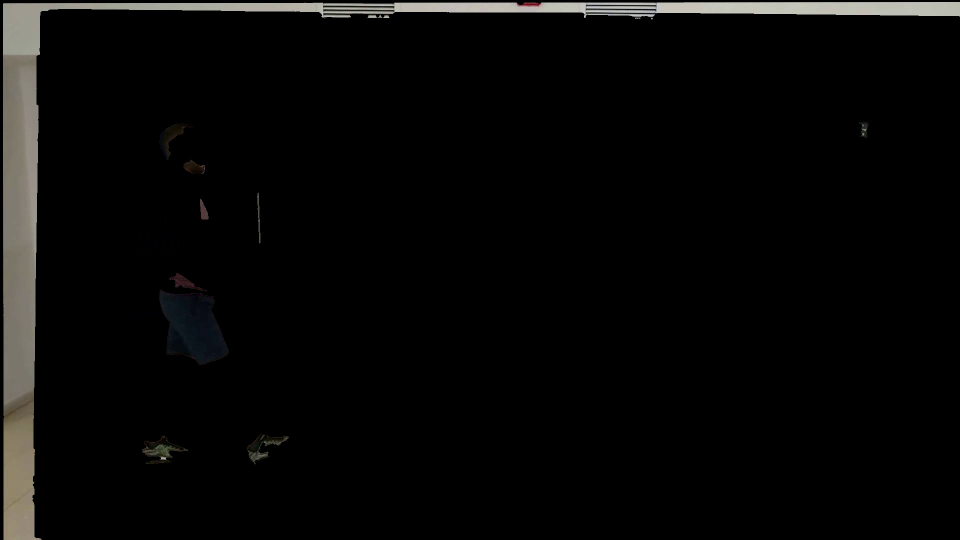
#> input picture frame 20 of Temp/extracted_fixed_median_318452364_207767021.avi, 1920 x 1080 px, given in place of multi_pattern_matted_same_dim.avi, which was not available (shown at 1/2 size)
$ python tracking.py
#> lines starting #> are read from the running program, lines starting #| are printed output that depends on the picture; after the words box and inside, x2 and y2 are one past the last pixel; in counts of white or black regions, pixels touching at a corner belong together; pictures that were not available may be replaced by others from this repository, and a replacement may not be noted
import cv2
import numpy as np
import json
import os

class AdaptivePersonTracker:
    def __init__(self, bbox=None):
        self.current_bbox = bbox
        self.target_histogram = None
        self.convergence_criteria = (cv2.TERM_CRITERIA_EPS | cv2.TERM_CRITERIA_COUNT, 15, 1)
        self.bbox_history = []  # Track recent positions for stabilization
        self.stability_weight = 0.4
        self.confidence_threshold = 0.6
        self.max_movement_threshold = 120

    def setup_tracking(self, frame, initial_bbox):
        """Set up tracker with initial bounding box"""
        x, y, w, h = initial_bbox
        self.current_bbox = (x, y, w, h)
        self.bbox_history = [initial_bbox] * 3

        # Extract region of interest with padding to get more context
        padding = 10
        roi_x = max(0, x - padding)
        roi_y = max(0, y - padding)
        roi_w = min(frame.shape[1] - roi_x, w + 2 * padding)
        roi_h = min(frame.shape[0] - roi_y, h + 2 * padding)

        roi_region = frame[roi_y:roi_y + roi_h, roi_x:roi_x + roi_w]
        hsv_roi = cv2.cvtColor(roi_region, cv2.COLOR_BGR2HSV)

        # More conservative mask to focus on skin tones and clothing
        roi_mask = cv2.inRange(hsv_roi, np.array((0., 60., 32.)), np.array((180., 255., 255.)))

        # Compute target histogram with more bins for better discrimination
        self.target_histogram = cv2.calcHist([hsv_roi], [0, 1], roi_mask, [50, 60], [0, 180, 0, 256])
        cv2.normalize(self.target_histogram, self.target_histogram, 0, 255, cv2.NORM_MINMAX)

    def validate_movement(self, new_bbox):
        """Check if movement is reasonable to prevent large jumps"""
        if not self.bbox_history:
            return new_bbox

        last_bbox = self.bbox_history[-1]

        # Calculate movement distance
        center_old = (last_bbox[0] + last_bbox[2] // 2, last_bbox[1] + last_bbox[3] // 2)
        center_new = (new_bbox[0] + new_bbox[2] // 2, new_bbox[1] + new_bbox[3] // 2)

        movement_distance = np.sqrt((center_new[0] - center_old[0]) ** 2 + (center_new[1] - center_old[1]) ** 2)

        # If movement is too large, limit it
        if movement_distance > self.max_movement_threshold:
            # Scale down the movement
            scale_factor = self.max_movement_threshold / movement_distance

            new_center_x = int(center_old[0] + (center_new[0] - center_old[0]) * scale_factor)
            new_center_y = int(center_old[1] + (center_new[1] - center_old[1]) * scale_factor)

            # Keep original size but adjust position
            corrected_bbox = (
                new_center_x - new_bbox[2] // 2,
                new_center_y - new_bbox[3] // 2,
                new_bbox[2],
                new_bbox[3]
            )
            return corrected_bbox

        return new_bbox

    def stabilize_position(self, new_bbox):
        """Apply heavy temporal smoothing to reduce tracking jitter"""
        if len(self.bbox_history) == 0:
            return new_bbox

        # Validate movement first
        validated_bbox = self.validate_movement(new_bbox)

        # Use weighted average of fewer previous frames for responsiveness
        num_history = min(len(self.bbox_history), 3)

        # Calculate weighted average position with more weight on recent frames
        total_weight = 0
        avg_x = avg_y = avg_w = avg_h = 0

        for i in range(num_history):
            weight = (i + 1) ** 2 / num_history  # Exponential weight favoring recent frames
            bbox = self.bbox_history[-(i + 1)]

            avg_x += bbox[0] * weight
            avg_y += bbox[1] * weight
            avg_w += bbox[2] * weight
            avg_h += bbox[3] * weight
            total_weight += weight

        # Normalize
        avg_x /= total_weight
        avg_y /= total_weight
        avg_w /= total_weight
        avg_h /= total_weight

        # Moderate smoothin
        stable_x = int(avg_x * self.stability_weight + validated_bbox[0] * (1 - self.stability_weight))
        stable_y = int(avg_y * self.stability_weight + validated_bbox[1] * (1 - self.stability_weight))
        stable_w = int(avg_w * self.stability_weight + validated_bbox[2] * (1 - self.stability_weight))
        stable_h = int(avg_h * self.stability_weight + validated_bbox[3] * (1 - self.stability_weight))

        stabilized_bbox = (stable_x, stable_y, stable_w, stable_h)

        # Maintain shorter history buffer for more responsiveness
        self.bbox_history.append(stabilized_bbox)
        if len(self.bbox_history) > 5:
            self.bbox_history.pop(0)

        return stabilized_bbox

    def track_next_frame(self, frame):
        """Track person in next frame with improved stability"""
        hsv_frame = cv2.cvtColor(frame, cv2.COLOR_BGR2HSV)

        # Use both H and S channels for better tracking
        probability_map = cv2.calcBackProject([hsv_frame], [0, 1], self.target_histogram, [0, 180, 0, 256], 1)

        # Light smoothing to the probability map
        probability_map = cv2.GaussianBlur(probability_map, (3, 3), 0)

        # Use meanshift algorithm for tracking with more responsive criteria
        _, raw_bbox = cv2.meanShift(probability_map, self.current_bbox, self.convergence_criteria)

        x, y, w, h = raw_bbox
        raw_position = (x, y, w, h)

        # Apply heavy position stabilization
        final_position = self.stabilize_position(raw_position)

        # Update current position
        self.current_bbox = final_position

        return final_position


def process_video_tracking(input_video, output_video, tracking_json, start_bbox):
    """
    Main function to track person through video with improved stability

    Parameters:
        input_video: Path to input video file
        output_video: Path to save annotated video
        tracking_json: Path to save tracking coordinates
        start_bbox: Initial bounding box (x, y, w, h). Required parameter.
    """
#> called with output_video = 'Outputs/stable_histogram_tracking.avi', tracking_json = 'Outputs/stable_tracking.json', start_bbox = (90, 210, 330, 770)
    video_capture = cv2.VideoCapture(input_video)
    if not video_capture.isOpened():
        raise RuntimeError("Failed to open video file")

    # Extract video properties
    frame_rate = video_capture.get(cv2.CAP_PROP_FPS)
    frame_width = int(video_capture.get(cv2.CAP_PROP_FRAME_WIDTH))
    frame_height = int(video_capture.get(cv2.CAP_PROP_FRAME_HEIGHT))

    # Initialize video writer
    codec = cv2.VideoWriter_fourcc(*'XVID')
    video_writer = cv2.VideoWriter(output_video, codec, frame_rate, (frame_width, frame_height))

    # Get first frame
    success, first_frame = video_capture.read()
#> first_frame is the input picture: shape (1080, 1920, 3); mean B, G, R 7.2, 7.8, 8.1
    if not success:
        raise RuntimeError("Could not read first frame")

    # Create tracker instance
    person_tracker = AdaptivePersonTracker()
    person_tracker.setup_tracking(first_frame, start_bbox)
#> in setup_tracking, `roi_region = frame[roi_y:roi_y + roi_h, roi_x:roi_x + roi_w]`:
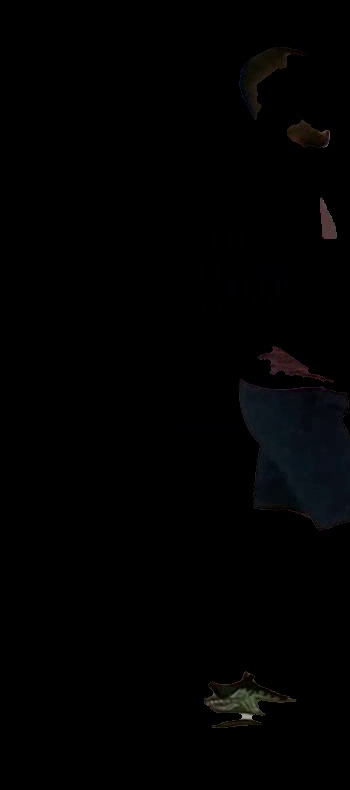
#> roi_region: shape (790, 350, 3); mean B, G, R 1.7, 1.5, 1.4
#> in setup_tracking, `roi_mask = cv2.inRange(hsv_roi, np.array((0., 60., 32.)), np.array((18..`:
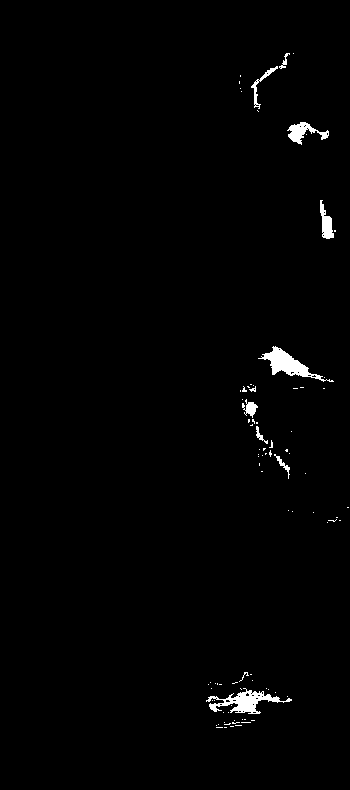
#> roi_mask: shape (790, 350); 1.1% white; 88 white regions (77 under 20 px), largest, box (x1, y1, x2, y2) and area: (258, 346, 334, 382) 814, (206, 688, 292, 714) 811, (287, 122, 329, 145) 389
#> in setup_tracking, `self.target_histogram = cv2.calcHist([hsv_roi], [0, 1], roi_mask, [50,..`:
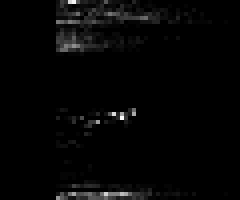
#> self.target_histogram: shape (50, 60) float32 (shown 4 times larger); min 0, max 50, mean 1; drawn with min black and max white

    # Annotate first frame
    x, y, w, h = start_bbox
    cv2.rectangle(first_frame, (x, y), (x + w, y + h), (0, 255, 0), 3)
    cv2.putText(first_frame, 'Stable Tracking', (x, y - 10), cv2.FONT_HERSHEY_SIMPLEX, 0.7, (0, 255, 0), 2)
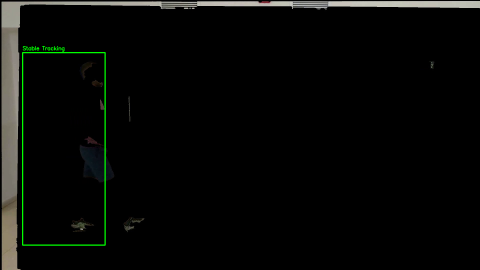
#> first_frame: shape (1080, 1920, 3) (shown at 1/4 size); mean B, G, R 7.2, 9.3, 8.1

    coordinate_data = []
    coordinate_data.append([int(x), int(y), int(w), int(h)])

    video_writer.write(first_frame)
    frame_number = 1

    # Process remaining frames
    while True:
        success, current_frame = video_capture.read()
        if not success:
            break

        # Track person in current frame
        x, y, w, h = person_tracker.track_next_frame(current_frame)
#> in track_next_frame, `probability_map = cv2.calcBackProject([hsv_frame], [0, 1], self.target..`:
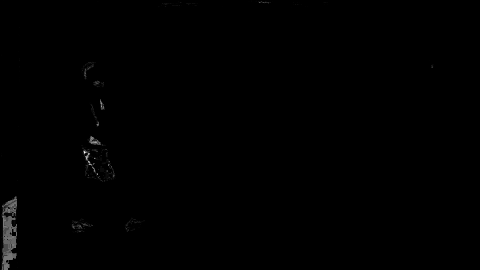
#> probability_map: shape (1080, 1920) (shown at 1/4 size); min 0, max 255, mean 0.8
#> in track_next_frame, `_, raw_bbox = cv2.meanShift(probability_map, self.current_bbox, self.c..`: raw_bbox = (211, 219, 330, 770)
#> in track_next_frame, `x, y, w, h = raw_bbox`: x = 211; y = 219; w = 330; h = 770
#> in track_next_frame, `raw_position = (x, y, w, h)`: raw_position = (211, 219, 330, 770)
#> in validate_movement, `center_new = (new_bbox[0] + new_bbox[2] // 2, new_bbox[1] + new_bbox[3..`: center_new = (376, 604)
#> in validate_movement, `movement_distance = np.sqrt((center_new[0] - center_old[0]) ** 2 + (ce..`: movement_distance = 121.3
#> in validate_movement, `scale_factor = self.max_movement_threshold / movement_distance`: scale_factor = 0.989
#> in validate_movement, `new_center_x = int(center_old[0] + (center_new[0] - center_old[0]) * s..`: new_center_x = 374
#> in validate_movement, `new_center_y = int(center_old[1] + (center_new[1] - center_old[1]) * s..`: new_center_y = 603
#> in validate_movement, `corrected_bbox = ( new_center_x - new_bbox[2] // 2, new_center_y - new..`: corrected_bbox = (209, 218, 330, 770)
#> in stabilize_position, `stable_x = int(avg_x * self.stability_weight + validated_bbox[0] * (1 ..`: stable_x = 161
#> in stabilize_position, `stable_y = int(avg_y * self.stability_weight + validated_bbox[1] * (1 ..`: stable_y = 214
#> in stabilize_position, `stable_w = int(avg_w * self.stability_weight + validated_bbox[2] * (1 ..`: stable_w = 330
#> in stabilize_position, `stable_h = int(avg_h * self.stability_weight + validated_bbox[3] * (1 ..`: stable_h = 770
#> in stabilize_position, `stabilized_bbox = (stable_x, stable_y, stable_w, stable_h)`: stabilized_bbox = (161, 214, 330, 770)
#> x = 161; y = 214; w = 330; h = 770

        # Draw stable tracking rectangle with thicker border
        cv2.rectangle(current_frame, (x, y), (x + w, y + h), (0, 255, 0), 3)
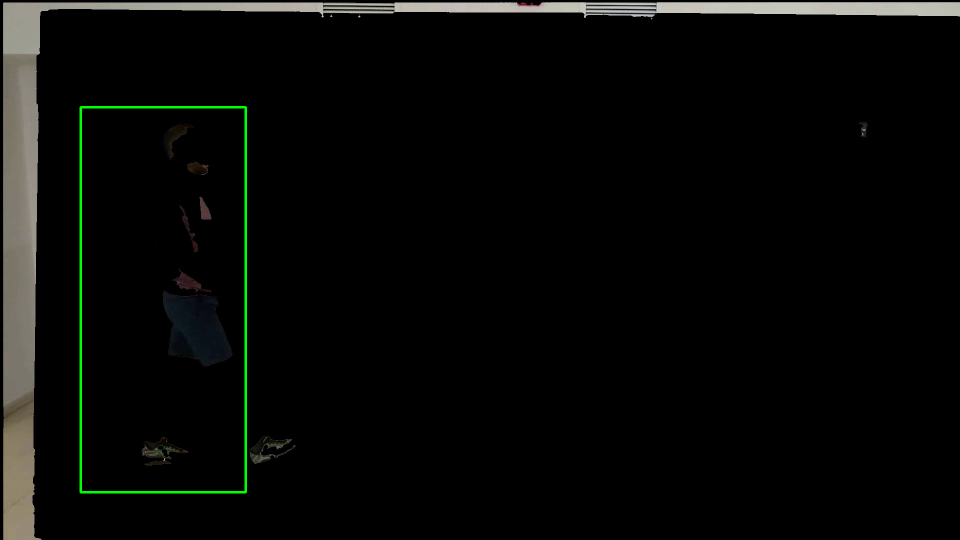
#> current_frame: shape (1080, 1920, 3) (shown at 1/2 size); mean B, G, R 7.3, 9.2, 8.1

        # Add center point for better visualization
        center_x = x + w // 2
#> center_x = 326
        center_y = y + h // 2
#> center_y = 599
        cv2.circle(current_frame, (center_x, center_y), 3, (0, 255, 0), -1)
#> current_frame: shape (1080, 1920, 3); under 0.01% of pixels changed, all inside (x1, y1, x2, y2) = (323, 596, 330, 603)

        # Save coordinates
        coordinate_data.append([int(x), int(y), int(w), int(h)])

        video_writer.write(current_frame)
        frame_number += 1

    # Cleanup
    video_capture.release()
    video_writer.release()
    cv2.destroyAllWindows()

    # Export tracking data in required format: frame_number -> [ROW, COL, HEIGHT, WIDTH]
    tracking_results = {}
    for frame_idx, bbox in enumerate(coordinate_data):
        # Convert from [x, y, w, h] to [ROW, COL, HEIGHT, WIDTH]
        # ROW = y, COL = x
        tracking_results[str(frame_idx)] = [bbox[1], bbox[0], bbox[3], bbox[2]]  # [y, x, h, w]

    with open(tracking_json, 'w') as json_file:
        json.dump(tracking_results, json_file, indent=2)

    print(f"Stable tracking completed successfully!")
    print(f"Processed {len(coordinate_data)} frames")
    print(f"Annotated video: {output_video}")
    print(f"Tracking data: {tracking_json}")


# Usage example:
if __name__ == "__main__":
    BASE_DIR = os.path.dirname(os.path.abspath(__file__))
    PROJECT_ROOT = os.path.dirname(BASE_DIR)
    OUTPUTS_DIR = os.path.join(PROJECT_ROOT, 'Outputs')
    os.makedirs(OUTPUTS_DIR, exist_ok=True)

    MATTED_VIDEO = os.path.join(OUTPUTS_DIR, f'multi_pattern_matted_same_dim.avi')
    OUTPUT_VIDEO = os.path.join(OUTPUTS_DIR, f'stable_histogram_tracking.avi')
    TRACKING_JSON = os.path.join(OUTPUTS_DIR, f'stable_tracking.json')

    # Stable tracking with predefined bounding box
    process_video_tracking(MATTED_VIDEO, OUTPUT_VIDEO, TRACKING_JSON,
                           start_bbox=(90, 210, 330, 770))

$ run again, starting later in the video
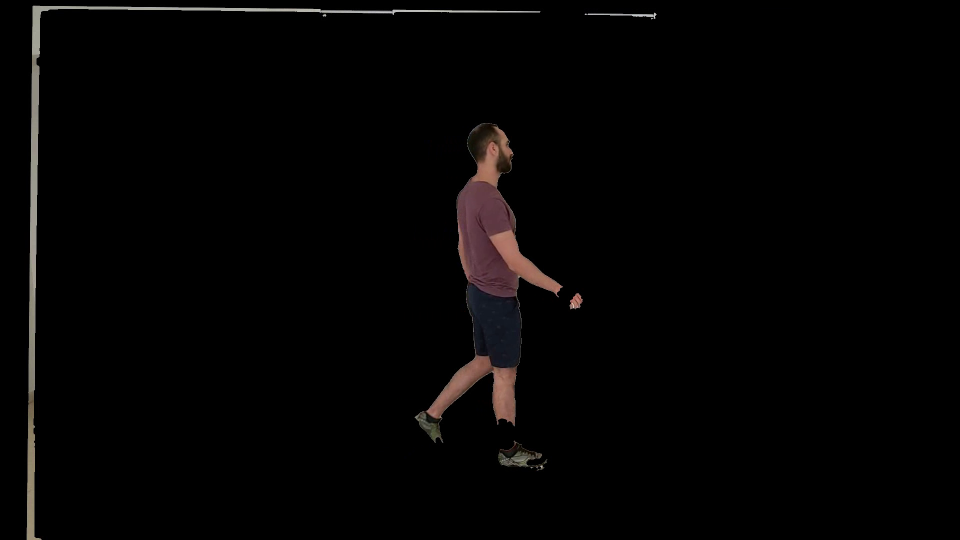
#> input picture frame 92 of Temp/extracted_fixed_median_318452364_207767021.avi, 1920 x 1080 px, given in place of multi_pattern_matted_same_dim.avi, which was not available (shown at 1/2 size)
#> in process_video_tracking, first_frame is the input picture: shape (1080, 1920, 3); mean B, G, R 3.3, 3.5, 4.4
#> roi_region: shape (790, 350, 3); every value is 0
#> roi_mask: shape (790, 350); every value is 0
#> self.target_histogram: shape (50, 60) float32; every value is 0
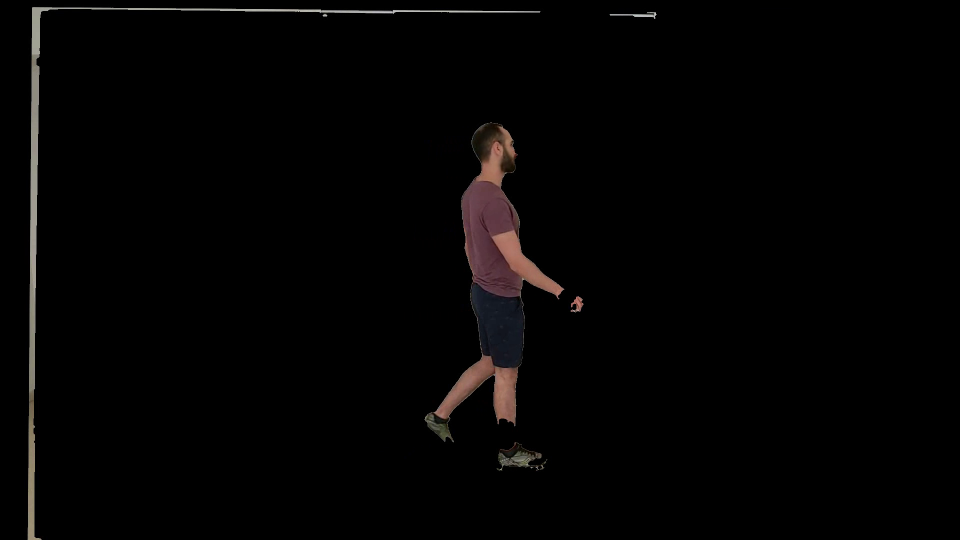
#> input picture frame 93 of Temp/extracted_fixed_median_318452364_207767021.avi, 1920 x 1080 px, given in place of multi_pattern_matted_same_dim.avi, which was not available (shown at 1/2 size)
#> in process_video_tracking, current_frame is the input picture: shape (1080, 1920, 3); mean B, G, R 3.1, 3.3, 4.1
#> hsv_frame: shape (1080, 1920, 3); mean H, S, V 3.2, 6.1, 4.2
#> probability_map: shape (1080, 1920); every value is 0
#> raw_bbox = (90, 210, 330, 770)
#> in track_next_frame, `x, y, w, h = raw_bbox`: x = 90; y = 210; w = 330; h = 770
#> raw_position = (90, 210, 330, 770)
#> center_new = (255, 595)
#> movement_distance = 0
#> validated_bbox = (90, 210, 330, 770)
#> stable_x = 90
#> stable_y = 210
#> stable_w = 330
#> stable_h = 770
#> stabilized_bbox = (90, 210, 330, 770)
#> in process_video_tracking, `x, y, w, h = person_tracker.track_next_frame(current_frame)`: x = 90; y = 210; w = 330; h = 770
#> in process_video_tracking, `cv2.rectangle(current_frame, (x, y), (x + w, y + h), (0, 255, 0), 3)`:
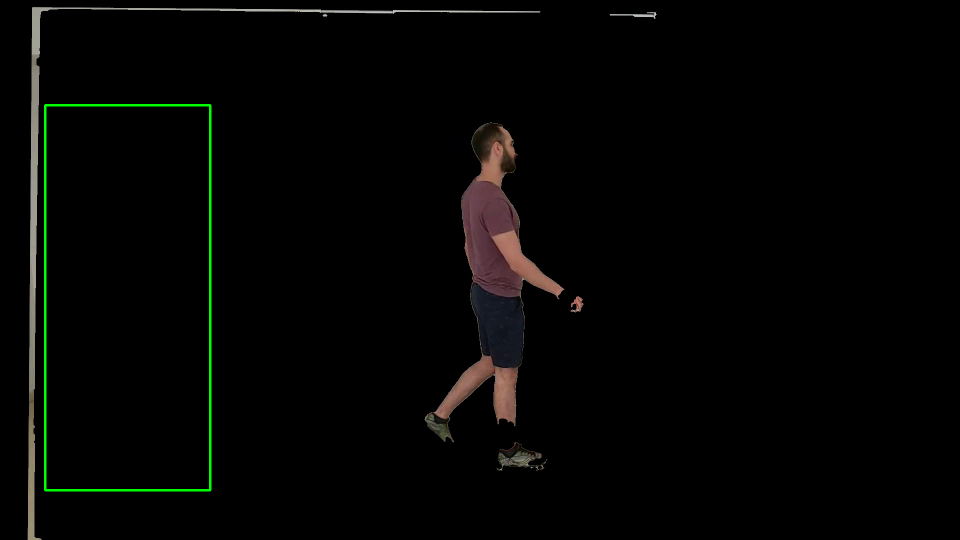
#> current_frame: shape (1080, 1920, 3) (shown at 1/2 size); 0.53% of pixels changed, all inside (x1, y1, x2, y2) = (88, 208, 423, 983)
#> center_x = 255
#> center_y = 595
